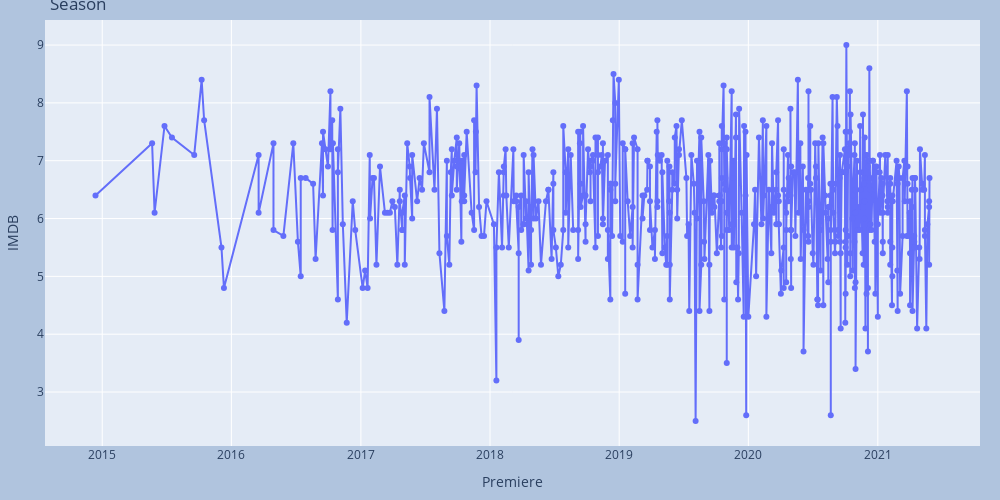

Here is the notebook cell this chart was saved with:
### Code cell
fig = px.line(net, x='Premiere', y='IMDB', title = 'Season', markers=True, width=1000, height=500)
fig.update_traces(textposition="bottom right")
fig.update_layout(
    margin=dict(l=20, r=20, t=20, b=20),
    paper_bgcolor="LightSteelBlue",
)

fig.show()

### Figure 1 — Plotly figure (JSON) as saved in the notebook; plotly's stock layout.template omitted (floating-point values rounded to 4 significant figures; data arrays with more than 128 entries replaced by an {"elided": "..."} marker saying what was removed)
{"data": [{"hovertemplate": "Premiere=%{x}<br>IMDB=%{y}<extra></extra>", "legendgroup": "", "line": {"color": "#636efa", "dash": "solid"}, "marker": {"symbol": "circle"}, "mode": "lines+markers", "name": "", "orientation": "v", "showlegend": false, "textposition": "bottom right", "type": "scatter", "x": {"elided": "584 str values"}, "xaxis": "x", "y": {"elided": "584 float values"}, "yaxis": "y"}], "layout": {"height": 500, "legend": {"tracegroupgap": 0}, "margin": {"b": 20, "l": 20, "r": 20, "t": 20}, "paper_bgcolor": "LightSteelBlue", "title": {"text": "Season"}, "width": 1000, "xaxis": {"anchor": "y", "autorange": true, "domain": [0, 1], "range": ["2014-07-23 06:06:29.3295", "2021-10-16 17:53:30.6705"], "title": {"text": "Premiere"}, "type": "date"}, "yaxis": {"anchor": "x", "autorange": true, "domain": [0, 1], "range": [2.067, 9.433], "title": {"text": "IMDB"}, "type": "linear"}}}
